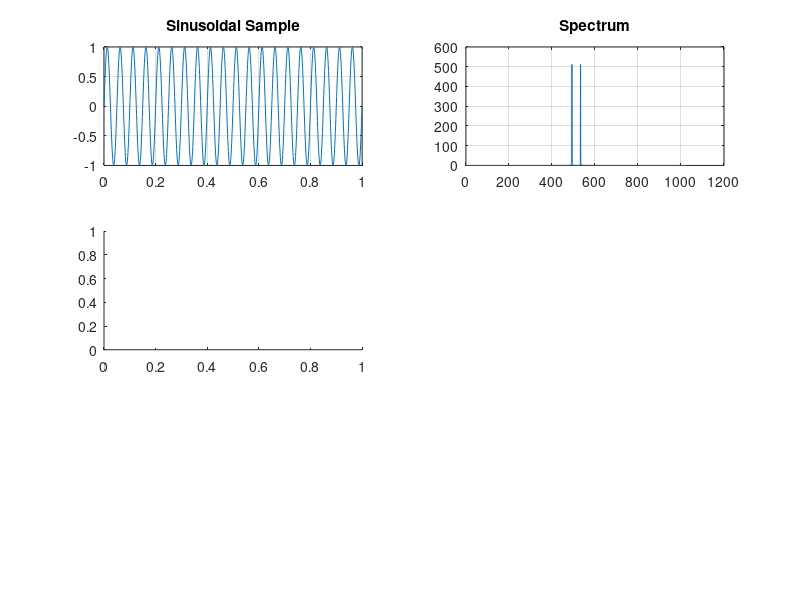

This chart was generated by the following MATLAB code: (Note: this script raises an error after producing the figure.)
% 20230309 Lab.4 Sampling and rate conversion
% Practice 1 :
% page 12 & 16
% 1.Generate a sinusoidal signal, downsample the signal and observe the its
%   specturm
% 2.Determine the maximum downsampling rate such that the aliasing will not
%   occur
% 3.Then upsample the downsampled signal, and observe its spectrum.
%%
close all; clear all; clc;
%%
%   Parameter
multiple = 2;
f = 20;                                          %%  frequency
fs = 1024;                                       %%  frequency of sampling

%%%%%%%%%%%%%%%%%%%%%%%%%%%%%%
%%  Sinusoidal
T = 1;                                          %%  Cycle
t = linspace(0, T ,fs);                         %%  frequency of sampling in first sec
wave_sin = sin(2*pi*f*t);                       %%  carrier wave
subplot(3,2,1);plot(t,wave_sin);  title('Sinusoidal Sample');  grid on;

%%  FFT
y = fftshift(fft(wave_sin));                    %%  fft
subplot(3,2,2);plot(abs(y));  title('Spectrum'); grid on;


%%%%%%%%%%%%%%%%%%%%%%%%%%%%%%
%%  Downsample
Td = 1*multiple;                                %%  Cycle
td = linspace(0, Td ,fs);                       %%  frequency of sampling in first sec
dw_wave = downsample(multiple,wave_sin);
subplot(3,2,3);plot(td,dw_wave);  title('Downsample');  grid on;

%%  FFT
yd = fftshift(fft(dw_wave));                    %%  fft
subplot(3,2,4);plot(abs(yd));  title('Spectrum'); grid on;


%%%%%%%%%%%%%%%%%%%%%%%%%%%%%%
%%  Upsample
Tu = 1*multiple;                                %%  Cycle
tu = linspace(0, Tu ,fs*multiple);                       %%  frequency of sampling in first sec
up_wave = upsample(multiple,dw_wave);
subplot(3,2,5);plot(tu,up_wave);  title('Upsample');  grid on;

%%  FFT
yu = fftshift(fft(up_wave));                    %%  fft
subplot(3,2,6);
plot(abs(yu));  title('Spectrum'); grid on;

